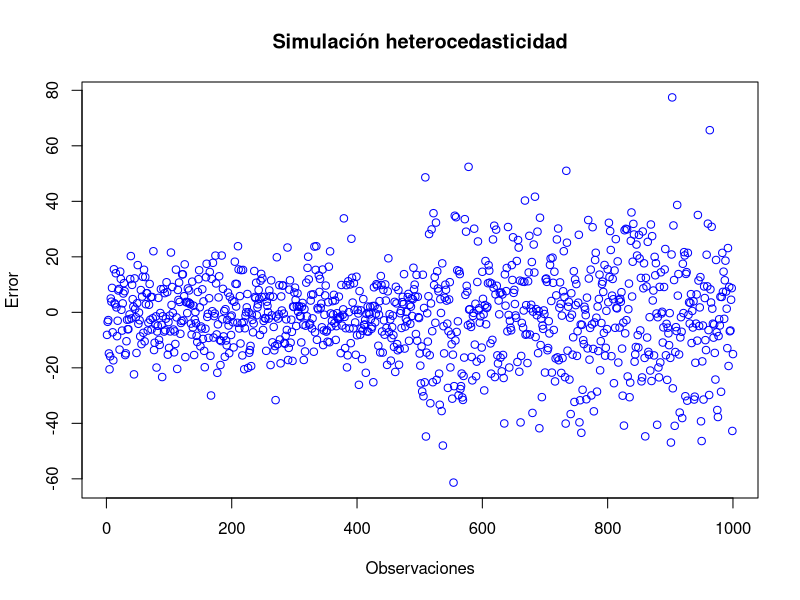
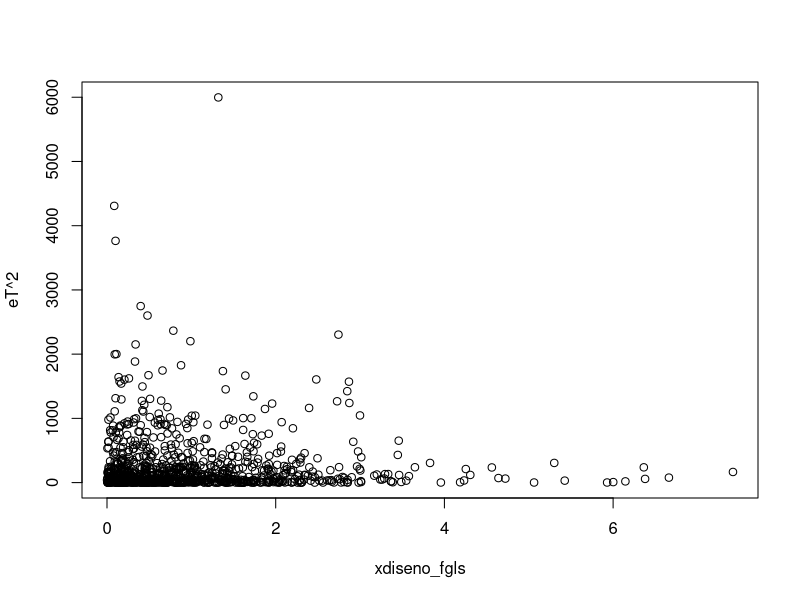

Source code (R) for these figures, in order:
#creación de la matriz psi
diag_psi <- c(0.34,0.45,0.56)

psi <- function (diag_psi,num_col) {
  matriz_psiId <- matrix(0,nrow=num_col,ncol=num_col)
  for (i in 1:num_col) {
    matriz_psiId[i,i] <- 1
  }
  matriz_psi <- diag_psi*matriz_psiId
  return(matriz_psi)
}

prueba_psi <- psi(diag_psi,3)

#creación matriz psi inversa
psi_inv <- function(matriz_psi,num_col) {
  matriz_psiId <- matrix(0,nrow=num_col,ncol=num_col)
  for (i in 1:num_col) {
    matriz_psiId[i,i] <- 1
  }
  matriz_psi_inv <- matriz_psiId/matriz_psi
  matriz_psi_inv[is.na(matriz_psi_inv)] <- 0
  return(matriz_psi_inv)
}

prueba_psi_inv <- psi_inv(prueba_psi,3)

#creación de la matriz p
p <- function(matriz_psi_inv, num_col) {
  matriz <- matrix(0,nrow=num_col,ncol=num_col)
  for (i in 1:num_col) {
    matriz[i,i] <- sqrt(matriz_psi_inv[i,i])
  }
  matriz_p <- matriz
  return(matriz_p)
}

prueba_p <- p(prueba_psi_inv,3)

#creación de y* - y estrella

y_estrella <- function(matriz_p,matriz_y) {
  if (dim(matriz_p)[2] == dim(matriz_y)[1]) {
    y <- matriz_p%*%matriz_y
  } else {
    print("La matriz p no es conformable con la matriz y")
  }
}

y <- matrix(c(1.26,3.5,2.22),nrow=3,ncol=1,byrow=TRUE)

prueba_y <- y_estrella(matriz_p = prueba_p, matriz_y = y)

#creación x* - x estrella

x_estrella <- function(matriz_p,xdiseno) {
  if (dim(matriz_p)[2] == dim(xdiseno)[1]) {
    x <- matriz_p%*%xdiseno
  } else {
    print("La matriz p no es conformable con la matriz de diseño")
  }
}

xdiseno <- matrix(c(1,7.33,0.29,1,4.33,1.78,1,9.5,8.4),nrow=3,ncol=3,byrow=TRUE)

prueba_x <- x_estrella(matriz_p = prueba_p, xdiseno = xdiseno)

#creación e* - e estrella

e_estrella <- function(matriz_p,matriz_e) {
  if (dim(matriz_p)[2] == dim(matriz_e)[1]) {
    e <- matriz_p%*%matriz_e
  } else {
    print("La matriz p no es conformable con la matriz e")
  }
}

e <- matrix(c(0.46,12.45,5.55),nrow=3,ncol=1,byrow=TRUE)

prueba_e <- e_estrella(matriz_p = prueba_p, matriz_e = e)

#creación beta doble moño - GLS

beta_doble_gorro <- function(x_estrella,y_estrella) {
  beta_2gorro <- solve(t(x_estrella)%*%x_estrella)%*%t(x_estrella)%*%y_estrella
}

prueba_beta.doble.gorro <- beta_doble_gorro(x_estrella = xdiseno, y_estrella = y)

#con psi_inv

beta_doble_gorro.psi <- function(psi_inv,xdiseno,matriz_y) {
  beta_2gorro <- solve(t(xdiseno)%*%psi_inv%*%xdiseno)%*%t(xdiseno)%*%psi_inv%*%matriz_y
}

prueba_beta.doble.gorro.psi <- beta_doble_gorro.psi(psi_inv = prueba_psi_inv,xdiseno = xdiseno, matriz_y = y)

#creación FGLS

N <- 1000
media <- 0
sd1 <- 10
sd2 <- 20

e1 <- as.matrix(rnorm(n=N/2,mean=media,sd=sd1))
e2 <- as.matrix(rnorm(n=N/2,mean=media,sd=sd2))
eT <- rbind(e1,e2)

g_eT <- plot(eT,ylab="Error",xlab="Observaciones", main="Simulación heterocedasticidad",col="blue")

xdiseno_fgls <- rf(N,2,100)

plot(xdiseno_fgls,eT^2) #no hay homocedasticidad

#Creación Breusch-Pagan

#creación de datos
n = 500
set.seed(40)
x1 <- rf(n=n,df1=1,df2=497)
x2 <- rbinom(n,10,0.4)
ei <- rnorm(n,0,x2+0.1)
y <- -3 + 2 * x1 + 4 * x2 + ei
m1<- cbind(y,x1,x2)
df <- data.frame(y,x1,x2)

#cd para probar
mod <- lm(y ~ x1 + x2, data=df)

#Hallar los coeficientes
ols.matr<-function(xdiseno,y){
  x<-xdiseno
  betas<-solve(t(x)%*%x)%*%t(x)%*%y
  return(betas)
}

xd_bp <- cbind(1,m1[,2],m1[,3])

betas <- ols.matr(xd_bp,m1[,1])

#error estimado

ei_est <- y - xd_bp%*%betas

#regresión para los errores 

beta_ei <- ols.matr(xd_bp,ei^2)

#R^2
#Actualizada
R2 <- function(xdiseno, y) {
  x <- xdiseno
  k <- ncol(x)
  n <- nrow(x)
  betas <- ols.matr(x, y)
  yest <- x %*% betas
  resid.est <- y - yest
  STC <- sum((y - media(y))^2)
  SRC <- sum(resid.est^2)
  R2 <- 1 - SRC / STC
  return(R2)
}

media<-function(x){
  n<-length(x)
  media<-sum(x)/n
  return(media)
}

r_cuadrado <- R2(xd_bp,ei^2)

#Número de variables

num_variables <- function(xdiseno) {
  k <- ncol(xd_bp)-1  
}

k <- num_variables(xdiseno_xd_bp)

estadistico_bp <- function(N,r2) {
 estadistico <- N*r2 
}

prueba_estadistico_bp <- estadistico_bp(N=n,r2=r_cuadrado)

pvalue_bp <- function(estadistico,num_variables) {
  pvalue <- pchisq(q=estadistico,df=num_variables,lower.tail=FALSE)
  cbind(estadistico,pvalue)
}

prueba_pvalue.bp <- pvalue_bp(estadistico=prueba_estadistico_bp,num_variables=k)

#comprobando mediante comando directo
library(lmtest)
bptest(mod)

